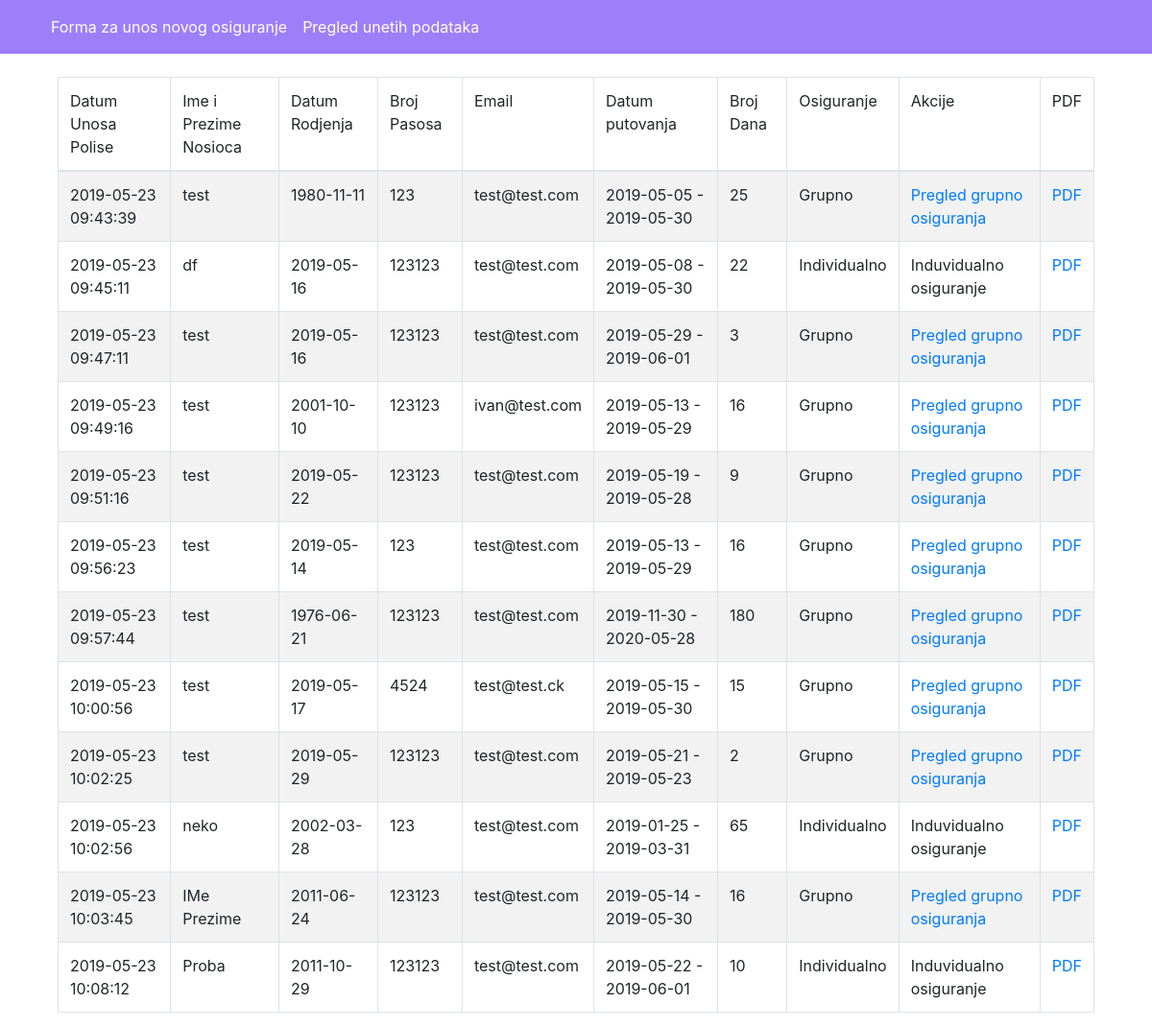
The page /pregledpolisa.php on the database its author committed.
### tables this page shows
CREATE TABLE `korisnik_osiguranja` (
  `id` int(11) NOT NULL,
  `ime_prezime` varchar(255) NOT NULL,
  `datum_rodjenja` date NOT NULL,
  `broj_pasosa` varchar(255) NOT NULL,
  `telefon` int(11) NOT NULL,
  `email` varchar(255) NOT NULL,
  `datum_od` date NOT NULL,
  `datum_do` date NOT NULL,
  `vrsta_osiguranja` int(11) NOT NULL,
  `datum_unosa` timestamp NOT NULL DEFAULT CURRENT_TIMESTAMP
);

### database.php (called while the page is built, shortened)
<?php
class Database{
    private $host = 'localhost';
    private $db_name = 'putnoosiguranje';
    private $username = 'root';
    private $password = '';
    public function __construct(){
        $this->konekcija = null;
        try {
            $this->konekcija = new PDO('mysql:host=' . $this->host . ';dbname=' . $this->db_name, $this->username, $this->password);
            $this->konekcija->setAttribute(PDO::ATTR_ERRMODE, PDO::ERRMODE_EXCEPTION);
        } catch(PDOException $e) {
            echo 'Greska sa povezivanjem sa bazom : ' . $e->getMessage();
        }
        return $this->konekcija;
    }
}
$database = new Database();
?>

### korisnik.php (called while the page is built, shortened)
<?php
    class Korisnik{
        public $db;
        public function __construct($database){
            $this->db = $database->konekcija;
        }
        public function dohvatiSveKorisnike(){
            $sql = "SELECT * FROM korisnik_osiguranja";
            $query=$this->db->prepare($sql);
            $query->execute();
            return $query->fetchAll(PDO::FETCH_ASSOC);
        }
    }
?>

### pregledpolisa.php (the view)
<?php
include_once('header.php');
$korisnik = new Korisnik($database);
$polise = $korisnik->dohvatiSveKorisnike();
?>
    <div class="container">
    <br>
            <div class="col-md-12">
                <table class='table table-striped table-bordered'>
                    <thead>
                        <tr>
                            <td>Datum Unosa Polise</td>
                            <td>Ime i Prezime Nosioca</td>
                            <td>Datum Rodjenja</td>
                            <td>Broj Pasosa</td>
                            <td>Email</td>
                            <td>Datum putovanja</td>
                            <td>Broj Dana</td>
                            <td>Osiguranje</td>
                            <td>Akcije</td>
                            <td>PDF</td>
                        </tr>
                    </thead>
                    <tbody>
                    <?php foreach($polise as $polisa){
                            $prviDatum = strtotime($polisa['datum_od']);
                            $drugiDatum = strtotime($polisa['datum_do']);
                            $razlika = $drugiDatum - $prviDatum;
                            $razlika = round($razlika / (60 * 60 * 24));
                            if($polisa['vrsta_osiguranja'] == 1){
                                $vrstaOsiguranja = 'Individualno';
                            }else if($polisa['vrsta_osiguranja'] == 2){
                                $vrstaOsiguranja = 'Grupno';
                            }
                    ?>
                        <tr>
                            <td><?php echo $polisa['datum_unosa'];  ?></td>
                            <td><?php echo $polisa['ime_prezime'];  ?></td>
                            <td><?php echo $polisa['datum_rodjenja'];  ?></td>
                            <td><?php echo $polisa['broj_pasosa'];  ?></td>
                            <td><?php echo $polisa['email'];  ?></td>
                            <td><?php echo $polisa['datum_od']." - ".$polisa['datum_do'];  ?></td>
                            <td><?php echo $razlika ?></td>
                            <td><?php echo $vrstaOsiguranja;  ?></td>
                            <?php  if($polisa['vrsta_osiguranja'] == 1){ ?>
                                <td><?php echo "Induvidualno osiguranje";  ?></td>
                            <?php  }else if($polisa['vrsta_osiguranja'] == 2){ ?>
                                <td><?php echo "<a href='grupno_osiguranje.php?id=".$polisa['id']."'>Pregled grupno osiguranja</a>";  ?></td>
                            <?php  } ?>
                            <td><?php echo "<a href='pdf.php?id=".$polisa['id']."'>PDF</a>";  ?></td>
                        </tr>
                    <?php } ?>
                    </tbody>
                </table>
            </div>
    </div>
<?php
    include_once('footer.php');
?>

### header.php (shortened to what this page needs)
<?php
    require_once("database.php");
    require_once("korisnik.php");
?>
<!DOCTYPE html>
<html lang="en">
    <head>
        <link rel="stylesheet" href="https://stackpath.bootstrapcdn.com/bootstrap/4.1.1/css/bootstrap.min.css">
    </head>
<body>
    <nav class="navbar navbar-expand-sm bojaNav">
        <div class="container">
            <div class="collapse navbar-collapse" id="mainNav">
                <div class="navbar-nav">
                    <a class="nav-item nav-link" href="index.php">Forma za unos novog osiguranje</a>
                    <a class="nav-item nav-link" href="pregledpolisa.php">Pregled unetih podataka</a>
                </div>
            </div>
        </div>
    </nav>

### footer.php (shortened to what this page needs)
</body>
<link rel="stylesheet" href="https://maxcdn.bootstrapcdn.com/bootstrap/3.3.7/css/bootstrap-theme.min.css">
</html>

### header.php (style rules this page uses)
.bojaNav { background-color:#9d7ff9; }
.nav-item { color:white; }
#mainNav { background-color: #9d7ff9; }

### rows shown on the page
korisnik_osiguranja: datum_unosa "2019-05-23 09:43:39", ime_prezime "test", datum_rodjenja "1980-11-11", broj_pasosa "123", email "test@test.com", datum_od "2019-05-05", datum_do "2019-05-30", razlika "25", vrsta_osiguranja "Grupno"
korisnik_osiguranja: datum_unosa "2019-05-23 09:45:11", ime_prezime "df", datum_rodjenja "2019-05-16", broj_pasosa "123123", email "test@test.com", datum_od "2019-05-08", datum_do "2019-05-30", razlika "22", vrsta_osiguranja "Individualno", shows "Induvidualno osiguranje"
korisnik_osiguranja: datum_unosa "2019-05-23 09:47:11", ime_prezime "test", datum_rodjenja "2019-05-16", broj_pasosa "123123", email "test@test.com", datum_od "2019-05-29", datum_do "2019-06-01", razlika "3", vrsta_osiguranja "Grupno"
korisnik_osiguranja: datum_unosa "2019-05-23 09:49:16", ime_prezime "test", datum_rodjenja "2001-10-10", broj_pasosa "123123", email "ivan@test.com", datum_od "2019-05-13", datum_do "2019-05-29", razlika "16", vrsta_osiguranja "Grupno"
korisnik_osiguranja: datum_unosa "2019-05-23 09:51:16", ime_prezime "test", datum_rodjenja "2019-05-22", broj_pasosa "123123", email "test@test.com", datum_od "2019-05-19", datum_do "2019-05-28", razlika "9", vrsta_osiguranja "Grupno"
korisnik_osiguranja: datum_unosa "2019-05-23 09:56:23", ime_prezime "test", datum_rodjenja "2019-05-14", broj_pasosa "123", email "test@test.com", datum_od "2019-05-13", datum_do "2019-05-29", razlika "16", vrsta_osiguranja "Grupno"
korisnik_osiguranja: datum_unosa "2019-05-23 09:57:44", ime_prezime "test", datum_rodjenja "1976-06-21", broj_pasosa "123123", email "test@test.com", datum_od "2019-11-30", datum_do "2020-05-28", razlika "180", vrsta_osiguranja "Grupno"
korisnik_osiguranja: datum_unosa "2019-05-23 10:00:56", ime_prezime "test", datum_rodjenja "2019-05-17", broj_pasosa "4524", email "test@test.ck", datum_od "2019-05-15", datum_do "2019-05-30", razlika "15", vrsta_osiguranja "Grupno"
korisnik_osiguranja: datum_unosa "2019-05-23 10:02:25", ime_prezime "test", datum_rodjenja "2019-05-29", broj_pasosa "123123", email "test@test.com", datum_od "2019-05-21", datum_do "2019-05-23", razlika "2", vrsta_osiguranja "Grupno"
korisnik_osiguranja: datum_unosa "2019-05-23 10:02:56", ime_prezime "neko", datum_rodjenja "2002-03-28", broj_pasosa "123", email "test@test.com", datum_od "2019-01-25", datum_do "2019-03-31", razlika "65", vrsta_osiguranja "Individualno", shows "Induvidualno osiguranje"
korisnik_osiguranja: datum_unosa "2019-05-23 10:03:45", ime_prezime "IMe Prezime", datum_rodjenja "2011-06-24", broj_pasosa "123123", email "test@test.com", datum_od "2019-05-14", datum_do "2019-05-30", razlika "16", vrsta_osiguranja "Grupno"
korisnik_osiguranja: datum_unosa "2019-05-23 10:08:12", ime_prezime "Proba", datum_rodjenja "2011-10-29", broj_pasosa "123123", email "test@test.com", datum_od "2019-05-22", datum_do "2019-06-01", razlika "10", vrsta_osiguranja "Individualno", shows "Induvidualno osiguranje"
